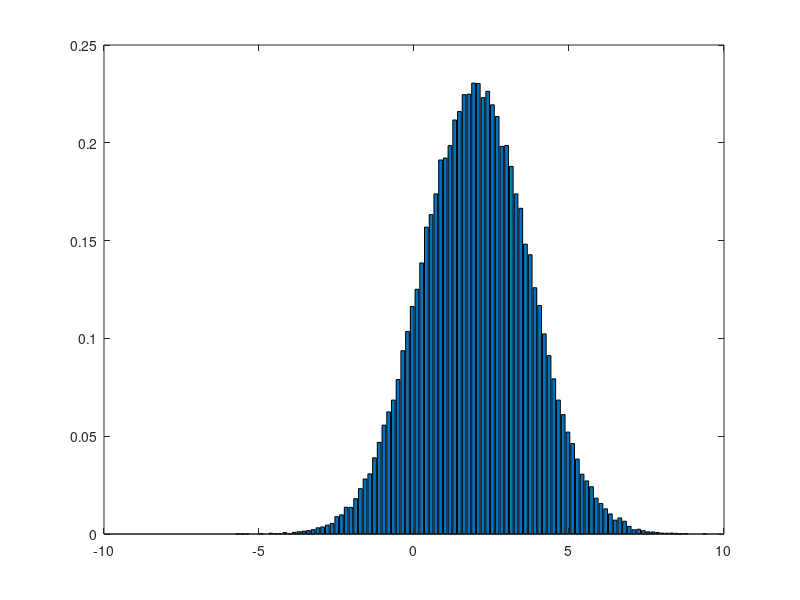

Write the MATLAB code that produced this figure.
N = 100000;
x = randn(N,1);
y = sqrt(3)*x + 2;

mean(y)
var(y)
[y_values, x_values] = hist(y,100);
breite = diff(x_values(1:2));
y_norm = y_values/(N*breite);

bar(x_values, y_norm);

